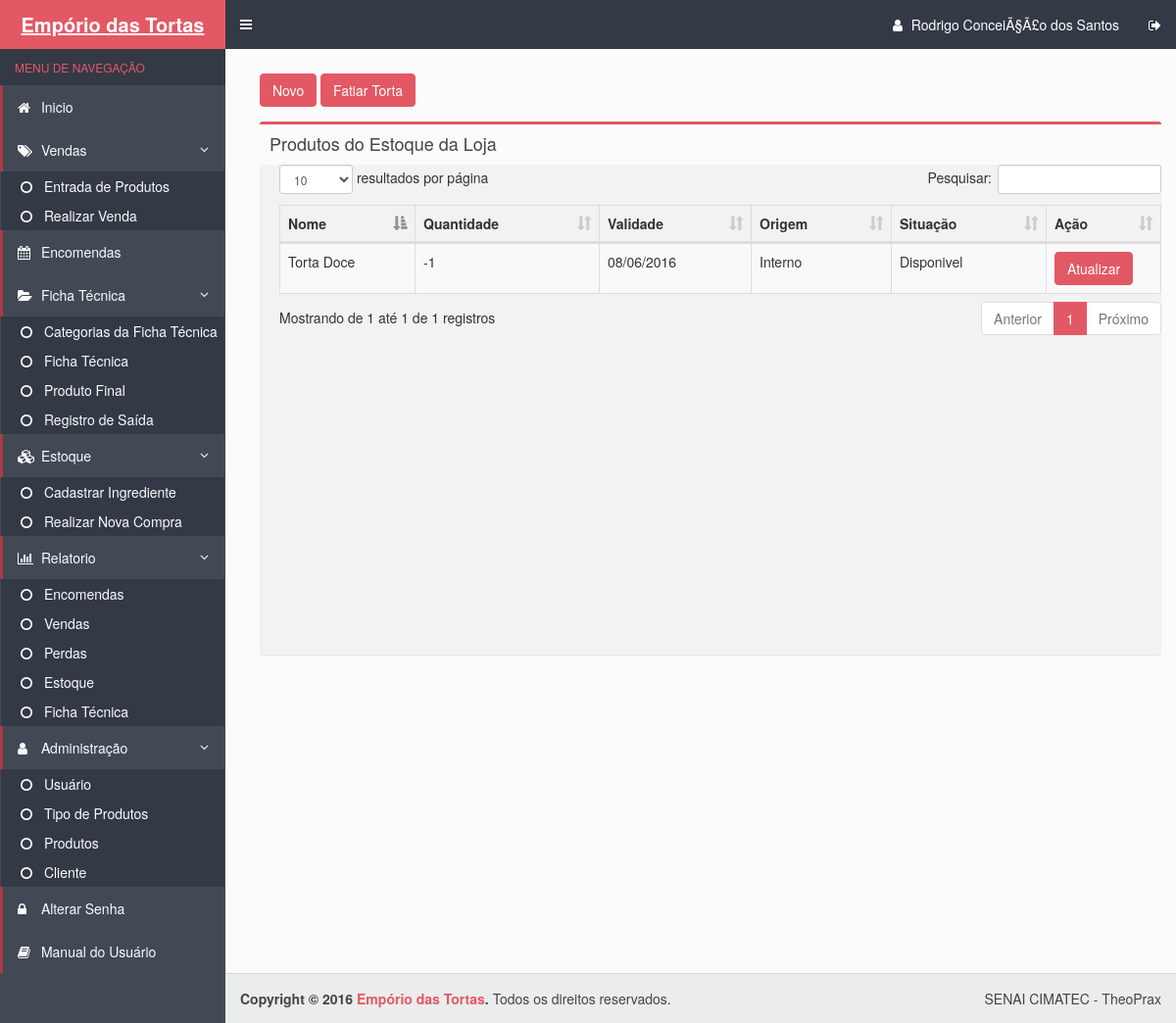
Page /entrada_produto.php (signed in) on the earlier database version.
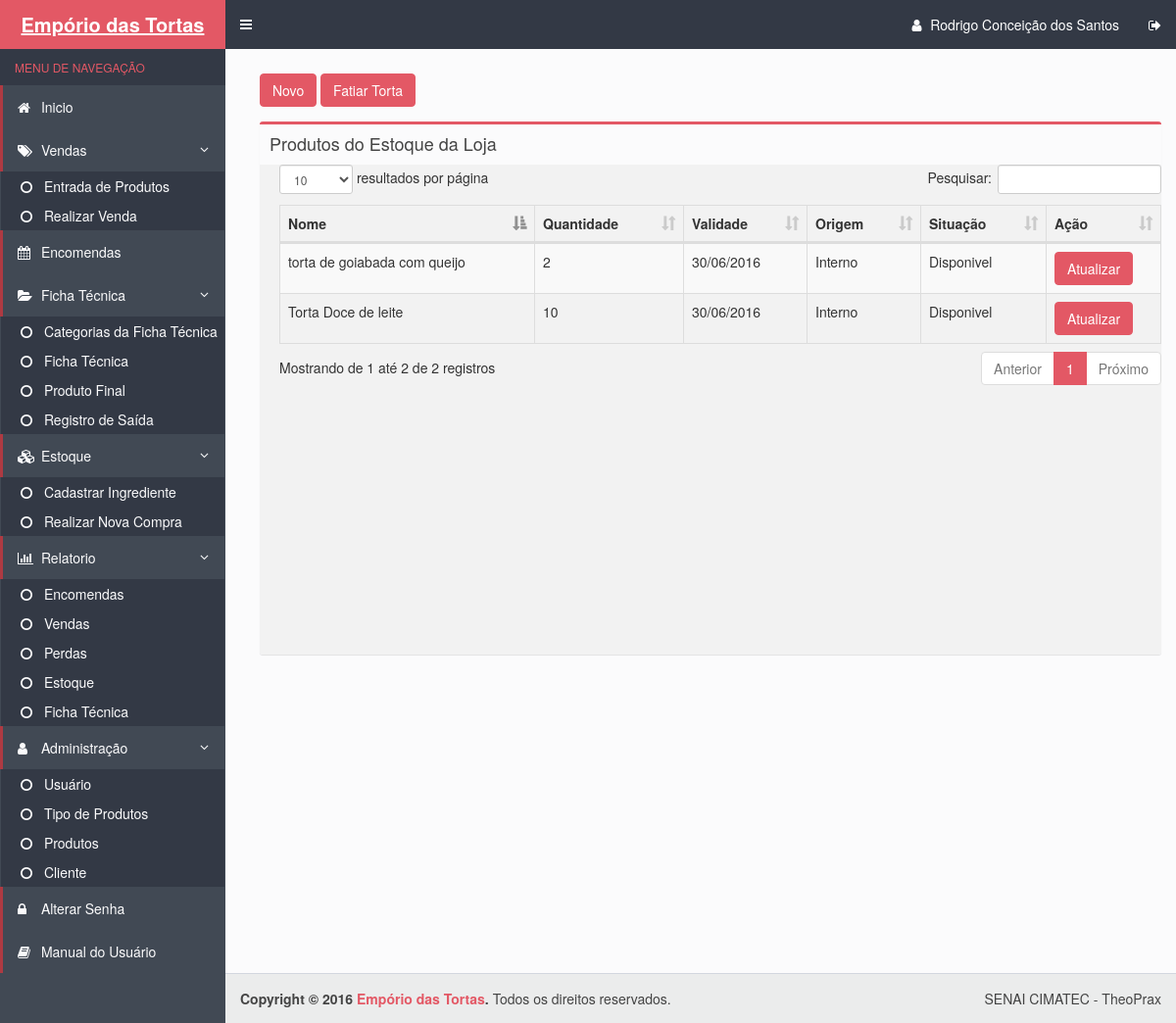
Same page on the later database version.
### tables this page shows
CREATE TABLE IF NOT EXISTS `estoquevenda` (
  `cod_EstoqueVenda` int(11) NOT NULL AUTO_INCREMENT,
  `cod_Produto` int(11) NOT NULL,
  `quantidade` int(5) unsigned NOT NULL,
  `status` varchar(10) NOT NULL,
  `validade` date NOT NULL,
  `origem` varchar(10) NOT NULL,
  `observacao` varchar(150) DEFAULT NULL,
  `dt_perda` date DEFAULT NULL,
  PRIMARY KEY (`cod_EstoqueVenda`),
  UNIQUE KEY `cod_Produto_2` (`cod_Produto`),
  KEY `cod_Produto` (`cod_Produto`)
);

### entrada_produto.php (the view, shortened to what this page needs)
<!DOCTYPE html>
<html>
  <head>
    <link rel="stylesheet" href="bootstrap/css/bootstrap.css">
    <link rel="stylesheet" href="https://maxcdn.bootstrapcdn.com/font-awesome/4.4.0/css/font-awesome.min.css">
    <link rel="stylesheet" href="https://code.ionicframework.com/ionicons/2.0.1/css/ionicons.min.css">
    <link rel="stylesheet" href="dist/css/AdminLTE.css">
    <link rel="stylesheet" href="dist/css/skins/skin-blue.css">
  </head>
  <body class="hold-transition skin-blue sidebar-mini">
    <div class="wrapper">
      <?php include_once("includes/header.php") ?>
      <?php include_once("includes/menu.php") ?>
      <div class="content-wrapper">
        <section class="content">
        <div class="row">
            <div class="col-xs-12">
         <a class="btn btn-danger" href="forms/cadastrar_entrada_produtos.php">Novo</a>
         <a class="btn btn-danger" href="forms/fatiar_torta.php">Fatiar Torta</a>
          <section class="content-header">
          </section>
              <div class="box">
                <div class="box-header">
                      <h3 class="box-title">Produtos do Estoque da Loja</h3>
                </div>
                <div class="box-body table-responsive no-padding" id="scroll">
                  <table id="example" class="table table-striped table-bordered" cellspacing="0" width="100%">
         <thead>
                 <tr>
              <th class="views-field views-field-id">Nome</th>
              <th class="views-field views-field-id">Quantidade</th>
              <th class="views-field views-field-id">Validade</th>
              <th class="views-field views-field-id">Origem</th>
              <th class="views-field views-field-id">Situação</th>
              <th class="views-field views-field-id">Ação</th>
                    </tr>
		</thead>
    <tbody>
         <?php
             $pdo = Database::connect();
             $sql = "SELECT coalesce(COALESCE(produtos.nome,''),coalesce(produtos.tamanho,'')) as prod_nome, estoque.cod_EstoqueVenda, estoque.quantidade as quantidade,
                    DATE_FORMAT(estoque.validade,'%d/%m/%Y') as validade, estoque.status as status, estoque.origem as origem
                FROM estoquevenda as estoque
                  INNER JOIN produtos ON estoque.cod_Produto = produtos.cod_produto;";
             foreach ($pdo->query($sql) as $row) {
                  echo '<tr>';
                  echo '<td>'. $row['prod_nome'] . '</td>';
                  echo '<td>'. $row['quantidade'] . '</td>';
                    echo '<td>'.$row['validade'] . '</td>';
                    echo '<td>'.$row['origem'] . '</td>';
                  echo '<td>'. $row['status'] . '</td>';
                  echo '<td width=100>';
                  echo '<a class="btn btn-danger" href="forms/atualizar_estoqueLoja.php?id='.$row['cod_EstoqueVenda'].'">Atualizar</a>';
                  echo '</td>';
                  echo '</tr>';
             }
            ?>
      </tbody>
</table>
                </div>
              </div>
            </div>
          </div>
        </section>
      </div>
      <?php include_once("includes/footer.php") ?>
	  <link rel="stylesheet" type="text/css" href="css/bootstrap.css">
    <link rel="stylesheet" type="text/css" href="css/dataTables.bootstrap.min.css">
  </body>
</html>

### includes/header.php (shortened to what this page needs)
<header class="main-header">
        <a href="inicio.php" class="logo">
          <span class="logo-lg"><b>Empório das Tortas</b></span>
        </a>
        <nav class="navbar navbar-static-top" role="navigation">
          <a href="#" class="sidebar-toggle" data-toggle="offcanvas" role="button">
          </a>
          <div class="navbar-custom-menu">
            <ul class="nav navbar-nav">
              <li class="dropdown user user-menu">
                <a href="inicio.php">
                <i class="fa fa-user"></i>
                  <span class="hidden-xs"><?php echo $_SESSION['UsuarioNome'];?></span>
                </a>
              </li>
              <li>
                <a href="./conexao/logout.php"><i class="fa fa-sign-out"></i></i></a>
              </li>
            </ul>
          </div>
        </nav>
      </header>

Differences in the rows shown:
changed estoquevenda (number 1 of 2 on the later page): prod_nome "Torta Doce" → "Torta Doce de leite"; quantidade "-1" → "10"; validade "08/06/2016" → "30/06/2016"
added estoquevenda: prod_nome "torta de goiabada com queijo", quantidade "2", validade "30/06/2016", origem "Interno", status "Disponivel"
Other differences:
$_SESSION['UsuarioNome']: "Rodrigo ConceiÃ§Ã£o dos Santos" → "Rodrigo Conceição dos Santos"
text written by a page script: "resultados por página Pesquisar: Mostrando de 1 até 1 de 1 registros Anterior 1 Próximo" → "resultados por página Pesquisar: Mostrando de 1 até 2 de 2 registros Anterior 1 Próximo"
